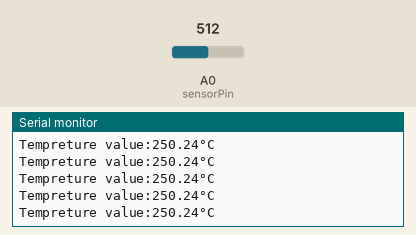
Simulated run of this sketch. Board: Arduino Uno, built with avr-gcc and run on an emulated ATmega328P. On the bench: the last lines printed to the serial monitor. Inputs (shaded band) come from the test bench; at power-on: A0 (sensorPin) = 512.

Above: at 1.2 s.
1.3 s: A0 (sensorPin) set to 716
At 1.32 s:
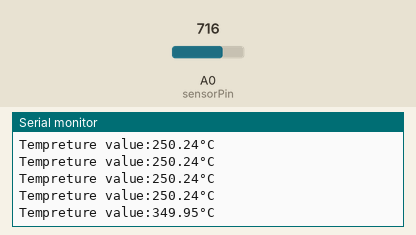
2.8 s: A0 (sensorPin) set to 900
At 2.83 s:
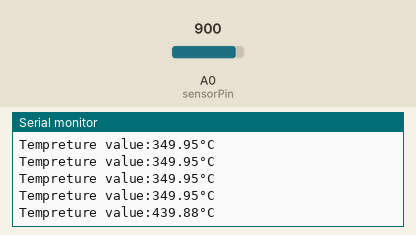
Timing chart, 0 to 5.8 s (numbered marks = the images above; inputs shaded):
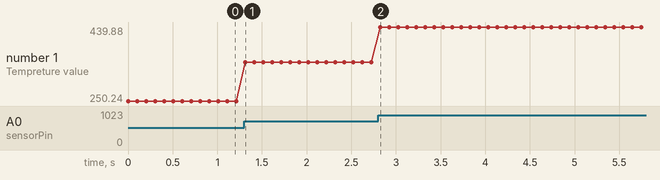

The sketch:

Execise_10.ino
```cpp
int sensorPin = A0;    // select the input pin for the tempreture sensor
int sensorValue = 0;  // variable to store the value coming from the sensor
float voltage=0;      // variable used to calculate the tempreture
float Tempreture=0;      // variable used to calculate the tempreture

int greenpin= 5;
int yellowpin= 6;
int redpin= 7;


void setup() {
  Serial.begin(9600); // enable serial moniter
}

void loop() {

  // read the value from the sensor:
  sensorValue = analogRead(sensorPin);  // reading analog
  voltage = sensorValue * 5.0 / 1023.0; // calculating voltage
  Tempreture=voltage*100  ;// calculating the tempreture

   if (Tempreture<28){
    digitalWrite(greenpin,HIGH);
    digitalWrite(yellowpin,LOW);
    digitalWrite(redpin,LOW);
   }
   else if (Tempreture>28 && Tempreture<29){
    digitalWrite(greenpin,LOW);
    digitalWrite(yellowpin,HIGH);
    digitalWrite(redpin,LOW);
   }
   else{
    digitalWrite(greenpin,LOW);
    digitalWrite(yellowpin,LOW);
    digitalWrite(redpin,HIGH);
   }

  Serial.print("Tempreture value:");
  Serial.print(Tempreture);
  Serial.print("\xC2\xB0"); // shows degree symbol
  Serial.println("C");
  delay(100);

}
```

Measured:
- after the input at 1.3 s, the serial monitor: prints a new line at once (image 1)
- after the input at 2.8 s, the serial monitor: prints a new line at once (image 2)
- plotted number 1: 250.24 → 349.95 after the input at 1.3 s, 349.95 → 439.88 after the input at 2.8 s
